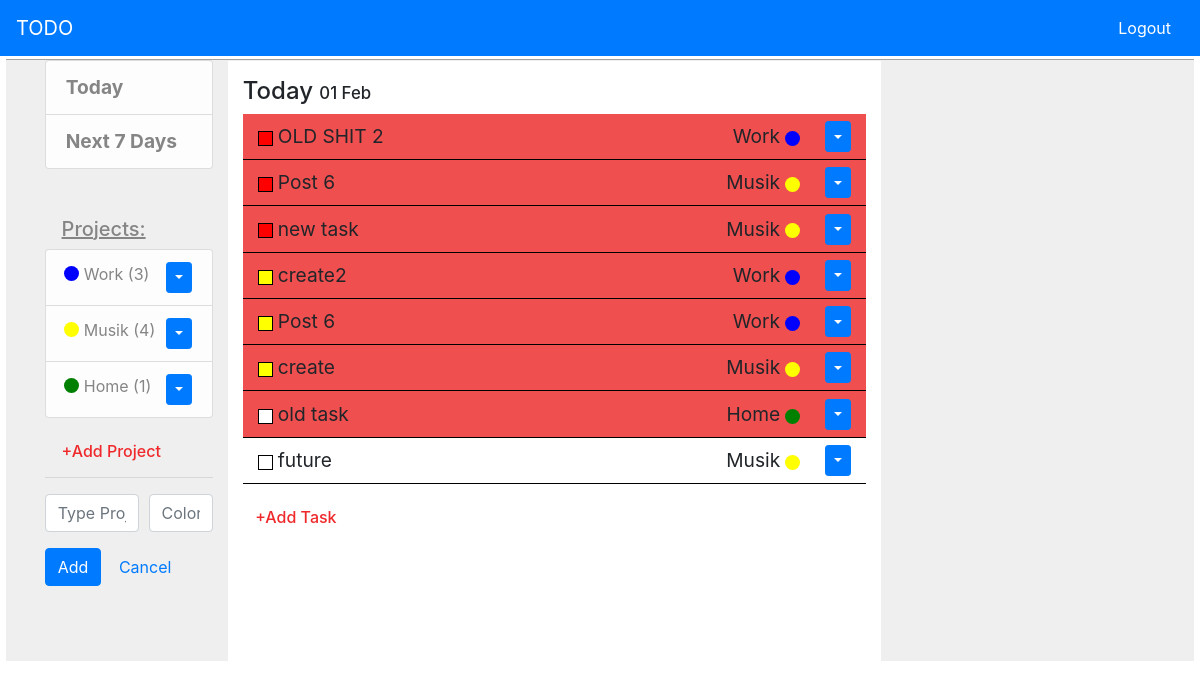
Page / (signed in) on the earlier database version.
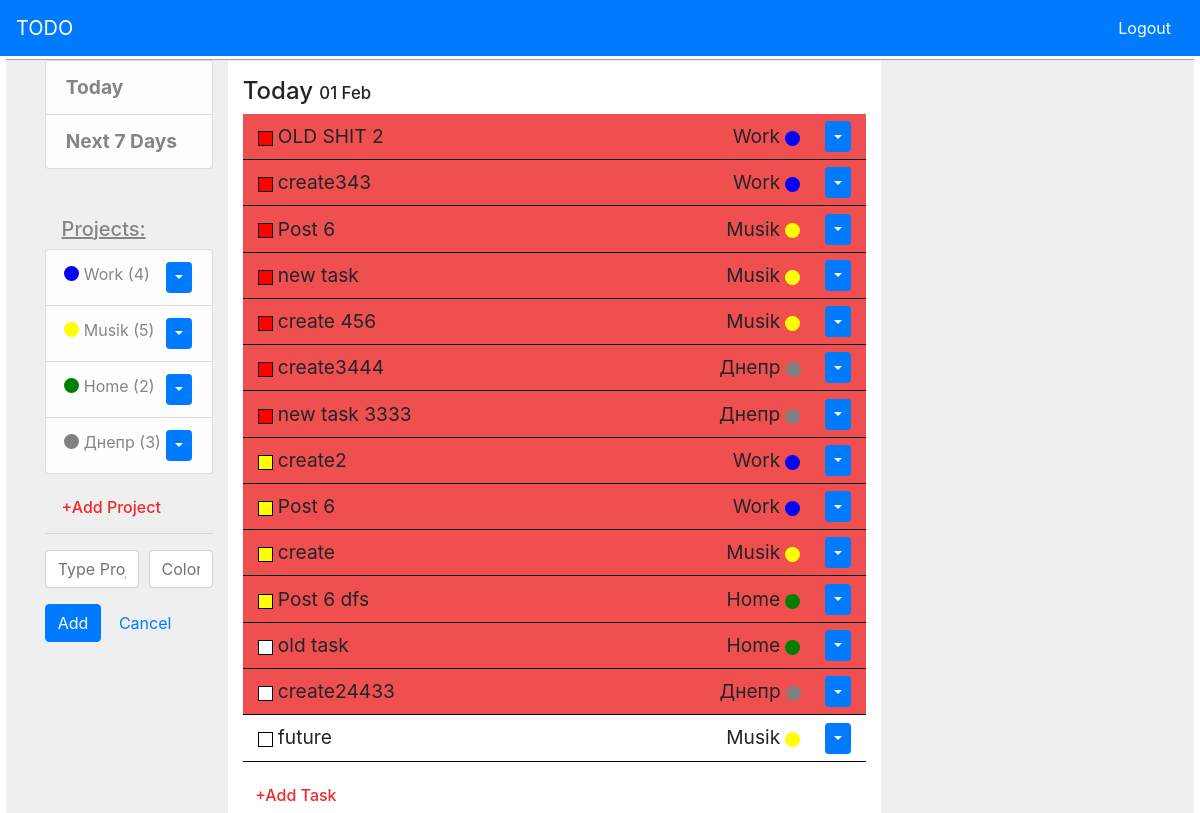
Same page on the later database version.
### to_do/models.py (models this page shows, shortened)
class Project(models.Model):
	name = models.CharField(max_length = 150)
	color = models.CharField(max_length = 20)
	user = models.ForeignKey(settings.AUTH_USER_MODEL, on_delete = models.CASCADE, related_name = 'user', blank = True)
	def __str__(self):
		return self.name

class Task(models.Model):
	HIGH = -1
	MIDDLE = 0
	LOW = 1
	PRIORITY = ((HIGH, 'red'),(MIDDLE, 'yellow'),(LOW, 'white'))
	COMPLETED = 1
	UNCOMPLETED = 0
	STATUS = ((COMPLETED, 'Completed'),(UNCOMPLETED, 'Uncompleted'))
	project = models.ForeignKey(Project, on_delete = models.CASCADE, related_name = 'project')
	title = models.CharField(max_length = 150)
	priority = models.IntegerField(choices = PRIORITY, default = MIDDLE)
	status = models.IntegerField(choices = STATUS, default = UNCOMPLETED)
	timestamp = models.DateTimeField(blank = True, default = timezone.now)
	class Meta:
		ordering = ['priority']

### to_do/views.py (the view)
# urls.py: path('', ProjectListView.as_view(), name = 'base_view'),
class ProjectListView(DetailMixin, CreateFormMixin, ListView):
	model = Project
	template_name = 'to_do/base.html'
	start_date = date.today()
	form_class  = ProjectForm
	form_class_two  = TaskForm
	redirect_path = '/'
	title = 'Today'

### to_do/templates/to_do/base.html (shortened to what this page needs)
{% extends 'base.html' %}
{% load crispy_forms_tags %}
{% block sidebar %}
	{% if user.is_active %}
		{% include 'to_do/includes/sidebar.html' %}
	{% endif %}
{% endblock %}
{% block content %}
	{% if user.is_active %}
		{% include 'to_do/includes/content.html' %}
	{% else %}
		<h4>You must <a href="{% url 'login_view' %}">Log In</a> before see all.</h4>
		<h5>If you don't have an account, you can <a href="{% url 'registration' %}">Register</a></h5>
	{% endif %}
{% endblock %}

### templates/base.html (shortened to what this page needs)
{% load static %}
<!DOCTYPE html>
<html>
<head>
	<link rel="stylesheet" type="text/css" href="{% static 'css/main.css' %}">
	<link rel="stylesheet" href="https://maxcdn.bootstrapcdn.com/bootstrap/4.0.0/css/bootstrap.min.css">
</head>
<body>
	<header class="site-header">
	<nav class="navbar navbar-dark bg-primary">
		<a class="navbar-brand" href="">TODO</a>
		<div class = 'd-inline'>
			{% if user.is_active %}
				<a class="btn btn-primary" href="{% url 'logout_view' %}">Logout</a>
		    {% else %}
				<a class="btn btn-primary" href="{% url 'login_view' %}">Login</a>
			    <a class="btn btn-primary" href="{% url 'registration' %}">Register</a>
		    {% endif %}
		</div>
	</nav>
	</header>
	<div class="row">
		<div class="col-md-2 side-bar">
		    {% block sidebar %}
		    {% endblock %}
	    </div>
	    <article id = 'article-id'>
		    {% block content %}
		    {% endblock %}
	    </article>
	</div>
</body>
</html>

### to_do/templates/to_do/includes/sidebar.html (shortened to what this page needs)
{% load crispy_forms_tags %}
		  <div class="content-section">
	          <ul class="list-group first-ul">
	            <li class="list-group-item list-group-item-light"><a href="{% url 'base_view' %}">Today</a></li>
	            <li class="list-group-item list-group-item-light"><a href="{% url 'task_7today' %}">Next 7 Days</a></li>
	          </ul>
	          <br><br>
	          <h5 id = 'pr-title'>Projects:</h5>
	          <ul class="list-group">
	          	{% for project in projects %}
	            <li class="list-group-item list-group-item-light">
	            	<div class="circle" style = 'background-color: {{ project.color|lower }}'></div>
	            	<a href="{% url 'test' project.id project.name %}">{{ project.name }}
						{%for count in count_task%}
							{% if project.id ==  count.project%}
								({{count.count}})
							{% endif %}
						{%endfor%}
	            	</a>
	            	<div class="dropdown" style = 'float:right;'>
					  <button class="btn btn-primary btn-sm dropdown-toggle" type="button" id="dropdownMenuButton" data-toggle="dropdown" aria-haspopup="true" aria-expanded="false" ></button>
					</div>
	            </li>
	            {% endfor %}
	          </ul>
	          <br>
			  <h6 class = 'add-button-project'>+Add Project</h6>
	      </div>
			<form class="form-signin form-project" action = '' method="POST" >
				<hr>
					<div class = 'form-row'>
						<div class="form-group col-md-7 mb-0">
							{{ form.name|as_crispy_field }}
						</div>
						<div class="form-group col-md-5 mb-0">
							{{ form.color|as_crispy_field }}
						</div>
					</div>
				<input class="btn btn-primary pl-6 pr-6" type="submit" value="Add" name = 'form'>
				<a href="" id="cancel" name="cancel" class="btn btn-default">Cancel</a>
			</form>

### to_do/templates/to_do/includes/content.html (shortened to what this page needs)
{% load crispy_forms_tags %}
			<div class="container">
				{% for date in dates %}
					<h4 class = 'mt-3'>{% if title == 'Today' %}{{ title }}{% endif %}
						<span style = 'font-size: 0.7em;'>{{ date.timestamp__date|date:'d M' }}</span> </h4>
							{%for comp in uncomplited_tasks%}
							{% if comp.timestamp.date < date.timestamp__date  %}
							<table class = 'uncomplited'>
								<tr>
									<td style = 'width:5%;'><div class="square" style = 'background-color: {{ comp.get_priority_display|lower }}'></div></td>
									<td style = 'width:65%;'>{{ comp.title }}</td>
									<td class = 'task-td' style = 'width:20%; '>{{ comp.project }}</td>
									<td style = 'width:10%;'><div class="circle" style = 'background-color: {{ comp.project.color|lower }}'></div></td>
									<td>
										<div class="dropdown" style = 'float:right;'>
										  <button class="btn btn-primary btn-sm dropdown-toggle" type="button" id="dropdownMenuButton" data-toggle="dropdown" aria-haspopup="true" aria-expanded="false" ></button>
										</div>
									</td>
								</tr>
							</table>
							{% endif %}
							{%endfor%}
					{% for task in tasks %}
						{% if task.timestamp.date == date.timestamp__date  %}
							<table>
								<tr>
									<td style = 'width:5%;'><div class="square" style = 'background-color: {{ task.get_priority_display|lower }}'></div></td>
									<td style = 'width:65%;'>{{ task.title }}</td>
									<td class = 'task-td' style = 'width:20%; '>{{ task.project }}</td>
									<td style = 'width:10%;'><div class="circle" style = 'background-color: {{ task.project.color|lower }}'></div></td>
									<td>
										<div class="dropdown" style = 'float:right;'>
										  <button class="btn btn-primary btn-sm dropdown-toggle" type="button" id="dropdownMenuButton" data-toggle="dropdown" aria-haspopup="true" aria-expanded="false" ></button>
										</div>
									</td>
								</tr>
							</table>
						{% endif %}
					{% endfor %}
				{% endfor %}
				<br>
					<h6 class = 'add-button-task'>+Add Task</h6>
			</div>

### static/css/main.css (style rules this page uses)
body .row { background-color: #EFEFEF; position: relative; margin-top: 3px; margin-left: 0.5%; width: 99%; border-top:1px solid #A1A1A1; }
#article-id { width: 55%; min-height: 600px; background-color: white; margin-top: 1px; }
.side-bar { margin-left: 2%; }
.container .uncomplited { background-color: #F04F4F; }
#pr-title { margin-left: 10%; color: #858585; text-decoration: underline; }
.add-button-task { color: #EF292B; margin-left: 2%; cursor: pointer; }
.add-button-project { color: #EF292B; margin-left: 10%; cursor: pointer; }
.list-group a, .first-ul a { color: #858585; }
.first-ul a { font-size: 1.2em; font-weight: bold; }
.circle { width: 15px; height: 15px; border-radius: 50%; background: #000; float: left; margin: 4px 5px 0px -2px; }
.container .circle { margin: 4px 5px 0px 5px; }
.container table { width:100%; }
.container table tr { border-bottom: 1px solid black; }
.container table td { padding: 7px 0px; font-size: 1.2em; }
.square { width: 15px; height: 15px; float: left; margin: 4px 5px 0px 15px; border: 1px solid black; }
.task-td { text-align: right; margin-left: -20px; }
.container .dropdown { margin-right: 60%; }

Differences in the rows shown:
added Project: name "Днепр", count "3"
added Task: priority -1 (drawn), title "create343", project "Work", shown under "Today"
added Task: priority -1 (drawn), title "create 456", project "Musik", shown under "Today"
added Task: priority -1 (drawn), title "create3444", project "Днепр", shown under "Today"
added Task: priority -1 (drawn), title "new task 3333", project "Днепр", shown under "Today"
added Task: priority 0 (drawn), title "Post 6 dfs", project "Home", shown under "Today"
added Task: priority 1 (drawn), title "create24433", project "Днепр", shown under "Today"
Other differences:
new list line: "( 4 )"
new list line: "( 5 )"
new list line: "( 2 )"
list line gone: "( 3 )"
list line gone: "( 4 )"
list line gone: "( 1 )"
